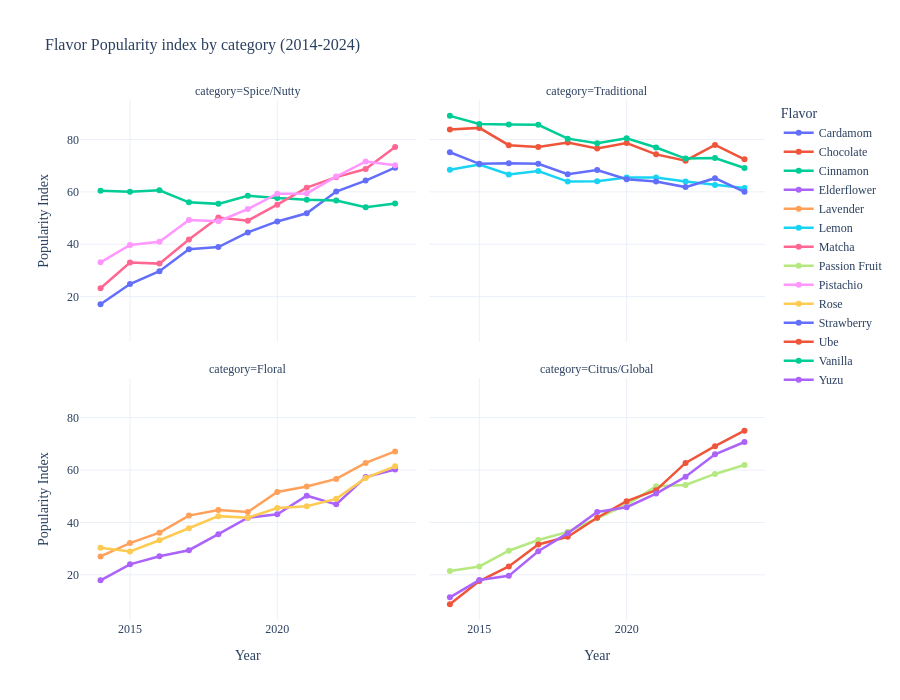

Notebook code for this chart:
### Markdown cell above
### 5. Interactive Time-Series - Filet by Category

### Code cell
fig = px.line(
    df, x='year', y='popularity_index',
    color='flavor', facet_col='category',
    facet_col_wrap=2,
    markers=True,
    title='Flavor Popularity index by category (2014-2024)',
    labels={'popularity_index': 'Popularity Index', 'year': 'Year'},
    hover_data={'yoy_pct': True, 'category': False},
    template='plotly_white',
    height=700,
)
fig.update_traces(line=dict(width=2.5))
fig.update_layout(
    font_family= 'Georgia',
    title_font_size = 16,
    legend_title ='Flavor',
    hoverlabel=dict(bgcolor='white', font_size=12),
)

fig.show()

### Figure 1 — Plotly figure (JSON) as saved in the notebook; plotly's stock layout.template omitted (floating-point values rounded to 4 significant figures)
{"data": [{"customdata": [[null, "Spice/Nutty"], [45.03, "Spice/Nutty"], [19.76, "Spice/Nutty"], [28.28, "Spice/Nutty"], [2.1, "Spice/Nutty"], [14.4, "Spice/Nutty"], [9.44, "Spice/Nutty"], [6.37, "Spice/Nutty"], [16.02, "Spice/Nutty"], [6.99, "Spice/Nutty"], [7.62, "Spice/Nutty"]], "hovertemplate": "flavor=Cardamom<br>Year=%{x}<br>Popularity Index=%{y}<br>yoy_pct=%{customdata[0]}<extra></extra>", "legendgroup": "Cardamom", "line": {"color": "#636efa", "dash": "solid", "width": 2.5}, "marker": {"symbol": "circle"}, "mode": "lines+markers", "name": "Cardamom", "orientation": "v", "showlegend": true, "type": "scatter", "x": [2014, 2015, 2016, 2017, 2018, 2019, 2020, 2021, 2022, 2023, 2024], "xaxis": "x3", "y": [17.1, 24.8, 29.7, 38.1, 38.9, 44.5, 48.7, 51.8, 60.1, 64.3, 69.2], "yaxis": "y3"}, {"customdata": [[null, "Traditional"], [0.72, "Traditional"], [-7.82, "Traditional"], [-0.9, "Traditional"], [2.2, "Traditional"], [-2.92, "Traditional"], [2.75, "Traditional"], [-5.47, "Traditional"], [-3.23, "Traditional"], [8.34, "Traditional"], [-7.06, "Traditional"]], "hovertemplate": "flavor=Chocolate<br>Year=%{x}<br>Popularity Index=%{y}<br>yoy_pct=%{customdata[0]}<extra></extra>", "legendgroup": "Chocolate", "line": {"color": "#EF553B", "dash": "solid", "width": 2.5}, "marker": {"symbol": "circle"}, "mode": "lines+markers", "name": "Chocolate", "orientation": "v", "showlegend": true, "type": "scatter", "x": [2014, 2015, 2016, 2017, 2018, 2019, 2020, 2021, 2022, 2023, 2024], "xaxis": "x4", "y": [83.8, 84.4, 77.8, 77.1, 78.8, 76.5, 78.6, 74.3, 71.9, 77.9, 72.4], "yaxis": "y4"}, {"customdata": [[null, "Spice/Nutty"], [-0.66, "Spice/Nutty"], [1, "Spice/Nutty"], [-7.59, "Spice/Nutty"], [-1.07, "Spice/Nutty"], [5.6, "Spice/Nutty"], [-1.54, "Spice/Nutty"], [-1.04, "Spice/Nutty"], [-0.53, "Spice/Nutty"], [-4.59, "Spice/Nutty"], [2.59, "Spice/Nutty"]], "hovertemplate": "flavor=Cinnamon<br>Year=%{x}<br>Popularity Index=%{y}<br>yoy_pct=%{customdata[0]}<extra></extra>", "legendgroup": "Cinnamon", "line": {"color": "#00cc96", "dash": "solid", "width": 2.5}, "marker": {"symbol": "circle"}, "mode": "lines+markers", "name": "Cinnamon", "orientation": "v", "showlegend": true, "type": "scatter", "x": [2014, 2015, 2016, 2017, 2018, 2019, 2020, 2021, 2022, 2023, 2024], "xaxis": "x3", "y": [60.4, 60.0, 60.6, 56.0, 55.4, 58.5, 57.6, 57.0, 56.7, 54.1, 55.5], "yaxis": "y3"}, {"customdata": [[null, "Floral"], [34.08, "Floral"], [12.92, "Floral"], [8.49, "Floral"], [20.75, "Floral"], [17.75, "Floral"], [3.11, "Floral"], [16.47, "Floral"], [-6.57, "Floral"], [22.17, "Floral"], [5.06, "Floral"]], "hovertemplate": "flavor=Elderflower<br>Year=%{x}<br>Popularity Index=%{y}<br>yoy_pct=%{customdata[0]}<extra></extra>", "legendgroup": "Elderflower", "line": {"color": "#ab63fa", "dash": "solid", "width": 2.5}, "marker": {"symbol": "circle"}, "mode": "lines+markers", "name": "Elderflower", "orientation": "v", "showlegend": true, "type": "scatter", "x": [2014, 2015, 2016, 2017, 2018, 2019, 2020, 2021, 2022, 2023, 2024], "xaxis": "x", "y": [17.9, 24.0, 27.1, 29.4, 35.5, 41.8, 43.1, 50.2, 46.9, 57.3, 60.2], "yaxis": "y"}, {"customdata": [[null, "Floral"], [18.89, "Floral"], [12.46, "Floral"], [18.01, "Floral"], [4.93, "Floral"], [-1.57, "Floral"], [17.27, "Floral"], [4.07, "Floral"], [5.4, "Floral"], [10.78, "Floral"], [7.02, "Floral"]], "hovertemplate": "flavor=Lavender<br>Year=%{x}<br>Popularity Index=%{y}<br>yoy_pct=%{customdata[0]}<extra></extra>", "legendgroup": "Lavender", "line": {"color": "#FFA15A", "dash": "solid", "width": 2.5}, "marker": {"symbol": "circle"}, "mode": "lines+markers", "name": "Lavender", "orientation": "v", "showlegend": true, "type": "scatter", "x": [2014, 2015, 2016, 2017, 2018, 2019, 2020, 2021, 2022, 2023, 2024], "xaxis": "x", "y": [27.0, 32.1, 36.1, 42.6, 44.7, 44.0, 51.6, 53.7, 56.6, 62.7, 67.1], "yaxis": "y"}, {"customdata": [[null, "Traditional"], [2.92, "Traditional"], [-5.4, "Traditional"], [1.95, "Traditional"], [-5.89, "Traditional"], [0.16, "Traditional"], [2.34, "Traditional"], [0, "Traditional"], [-2.44, "Traditional"], [-2.03, "Traditional"], [-1.76, "Traditional"]], "hovertemplate": "flavor=Lemon<br>Year=%{x}<br>Popularity Index=%{y}<br>yoy_pct=%{customdata[0]}<extra></extra>", "legendgroup": "Lemon", "line": {"color": "#19d3f3", "dash": "solid", "width": 2.5}, "marker": {"symbol": "circle"}, "mode": "lines+markers", "name": "Lemon", "orientation": "v", "showlegend": true, "type": "scatter", "x": [2014, 2015, 2016, 2017, 2018, 2019, 2020, 2021, 2022, 2023, 2024], "xaxis": "x4", "y": [68.4, 70.4, 66.6, 67.9, 63.9, 64.0, 65.5, 65.5, 63.9, 62.6, 61.5], "yaxis": "y4"}, {"customdata": [[null, "Spice/Nutty"], [42.24, "Spice/Nutty"], [-1.21, "Spice/Nutty"], [28.22, "Spice/Nutty"], [20.1, "Spice/Nutty"], [-2.39, "Spice/Nutty"], [12.45, "Spice/Nutty"], [11.8, "Spice/Nutty"], [6.49, "Spice/Nutty"], [4.73, "Spice/Nutty"], [12.23, "Spice/Nutty"]], "hovertemplate": "flavor=Matcha<br>Year=%{x}<br>Popularity Index=%{y}<br>yoy_pct=%{customdata[0]}<extra></extra>", "legendgroup": "Matcha", "line": {"color": "#FF6692", "dash": "solid", "width": 2.5}, "marker": {"symbol": "circle"}, "mode": "lines+markers", "name": "Matcha", "orientation": "v", "showlegend": true, "type": "scatter", "x": [2014, 2015, 2016, 2017, 2018, 2019, 2020, 2021, 2022, 2023, 2024], "xaxis": "x3", "y": [23.2, 33.0, 32.6, 41.8, 50.2, 49.0, 55.1, 61.6, 65.6, 68.7, 77.1], "yaxis": "y3"}, {"customdata": [[null, "Citrus/Global"], [7.91, "Citrus/Global"], [25.86, "Citrus/Global"], [14.04, "Citrus/Global"], [9.31, "Citrus/Global"], [14.56, "Citrus/Global"], [12.23, "Citrus/Global"], [14.96, "Citrus/Global"], [0.93, "Citrus/Global"], [7.73, "Citrus/Global"], [5.81, "Citrus/Global"]], "hovertemplate": "flavor=Passion Fruit<br>Year=%{x}<br>Popularity Index=%{y}<br>yoy_pct=%{customdata[0]}<extra></extra>", "legendgroup": "Passion Fruit", "line": {"color": "#B6E880", "dash": "solid", "width": 2.5}, "marker": {"symbol": "circle"}, "mode": "lines+markers", "name": "Passion Fruit", "orientation": "v", "showlegend": true, "type": "scatter", "x": [2014, 2015, 2016, 2017, 2018, 2019, 2020, 2021, 2022, 2023, 2024], "xaxis": "x2", "y": [21.5, 23.2, 29.2, 33.3, 36.4, 41.7, 46.8, 53.8, 54.3, 58.5, 61.9], "yaxis": "y2"}, {"customdata": [[null, "Spice/Nutty"], [19.94, "Spice/Nutty"], [3.02, "Spice/Nutty"], [20.29, "Spice/Nutty"], [-0.81, "Spice/Nutty"], [9.43, "Spice/Nutty"], [11.05, "Spice/Nutty"], [0.17, "Spice/Nutty"], [10.77, "Spice/Nutty"], [8.81, "Spice/Nutty"], [-2.09, "Spice/Nutty"]], "hovertemplate": "flavor=Pistachio<br>Year=%{x}<br>Popularity Index=%{y}<br>yoy_pct=%{customdata[0]}<extra></extra>", "legendgroup": "Pistachio", "line": {"color": "#FF97FF", "dash": "solid", "width": 2.5}, "marker": {"symbol": "circle"}, "mode": "lines+markers", "name": "Pistachio", "orientation": "v", "showlegend": true, "type": "scatter", "x": [2014, 2015, 2016, 2017, 2018, 2019, 2020, 2021, 2022, 2023, 2024], "xaxis": "x3", "y": [33.1, 39.7, 40.9, 49.2, 48.8, 53.4, 59.3, 59.4, 65.8, 71.6, 70.1], "yaxis": "y3"}, {"customdata": [[null, "Floral"], [-4.62, "Floral"], [14.88, "Floral"], [13.86, "Floral"], [12.17, "Floral"], [-1.42, "Floral"], [8.85, "Floral"], [1.54, "Floral"], [6.06, "Floral"], [16.33, "Floral"], [7.72, "Floral"]], "hovertemplate": "flavor=Rose<br>Year=%{x}<br>Popularity Index=%{y}<br>yoy_pct=%{customdata[0]}<extra></extra>", "legendgroup": "Rose", "line": {"color": "#FECB52", "dash": "solid", "width": 2.5}, "marker": {"symbol": "circle"}, "mode": "lines+markers", "name": "Rose", "orientation": "v", "showlegend": true, "type": "scatter", "x": [2014, 2015, 2016, 2017, 2018, 2019, 2020, 2021, 2022, 2023, 2024], "xaxis": "x", "y": [30.3, 28.9, 33.2, 37.8, 42.4, 41.8, 45.5, 46.2, 49.0, 57.0, 61.4], "yaxis": "y"}, {"customdata": [[null, "Traditional"], [-5.86, "Traditional"], [0.28, "Traditional"], [-0.28, "Traditional"], [-5.66, "Traditional"], [2.4, "Traditional"], [-5.12, "Traditional"], [-1.39, "Traditional"], [-3.29, "Traditional"], [5.5, "Traditional"], [-7.98, "Traditional"]], "hovertemplate": "flavor=Strawberry<br>Year=%{x}<br>Popularity Index=%{y}<br>yoy_pct=%{customdata[0]}<extra></extra>", "legendgroup": "Strawberry", "line": {"color": "#636efa", "dash": "solid", "width": 2.5}, "marker": {"symbol": "circle"}, "mode": "lines+markers", "name": "Strawberry", "orientation": "v", "showlegend": true, "type": "scatter", "x": [2014, 2015, 2016, 2017, 2018, 2019, 2020, 2021, 2022, 2023, 2024], "xaxis": "x4", "y": [75.1, 70.7, 70.9, 70.7, 66.7, 68.3, 64.8, 63.9, 61.8, 65.2, 60.0], "yaxis": "y4"}, {"customdata": [[null, "Citrus/Global"], [100, "Citrus/Global"], [31.82, "Citrus/Global"], [36.21, "Citrus/Global"], [9.18, "Citrus/Global"], [21.16, "Citrus/Global"], [15.07, "Citrus/Global"], [8.73, "Citrus/Global"], [19.89, "Citrus/Global"], [10.21, "Citrus/Global"], [8.54, "Citrus/Global"]], "hovertemplate": "flavor=Ube<br>Year=%{x}<br>Popularity Index=%{y}<br>yoy_pct=%{customdata[0]}<extra></extra>", "legendgroup": "Ube", "line": {"color": "#EF553B", "dash": "solid", "width": 2.5}, "marker": {"symbol": "circle"}, "mode": "lines+markers", "name": "Ube", "orientation": "v", "showlegend": true, "type": "scatter", "x": [2014, 2015, 2016, 2017, 2018, 2019, 2020, 2021, 2022, 2023, 2024], "xaxis": "x2", "y": [8.8, 17.6, 23.2, 31.6, 34.5, 41.8, 48.1, 52.3, 62.7, 69.1, 75.0], "yaxis": "y2"}, {"customdata": [[null, "Traditional"], [-3.48, "Traditional"], [-0.23, "Traditional"], [-0.12, "Traditional"], [-6.19, "Traditional"], [-2.24, "Traditional"], [2.42, "Traditional"], [-4.35, "Traditional"], [-5.46, "Traditional"], [0.28, "Traditional"], [-5.21, "Traditional"]], "hovertemplate": "flavor=Vanilla<br>Year=%{x}<br>Popularity Index=%{y}<br>yoy_pct=%{customdata[0]}<extra></extra>", "legendgroup": "Vanilla", "line": {"color": "#00cc96", "dash": "solid", "width": 2.5}, "marker": {"symbol": "circle"}, "mode": "lines+markers", "name": "Vanilla", "orientation": "v", "showlegend": true, "type": "scatter", "x": [2014, 2015, 2016, 2017, 2018, 2019, 2020, 2021, 2022, 2023, 2024], "xaxis": "x4", "y": [89.0, 85.9, 85.7, 85.6, 80.3, 78.5, 80.4, 76.9, 72.7, 72.9, 69.1], "yaxis": "y4"}, {"customdata": [[null, "Citrus/Global"], [57.89, "Citrus/Global"], [8.89, "Citrus/Global"], [47.96, "Citrus/Global"], [23.79, "Citrus/Global"], [22.56, "Citrus/Global"], [4.09, "Citrus/Global"], [11.35, "Citrus/Global"], [12.55, "Citrus/Global"], [14.98, "Citrus/Global"], [7.12, "Citrus/Global"]], "hovertemplate": "flavor=Yuzu<br>Year=%{x}<br>Popularity Index=%{y}<br>yoy_pct=%{customdata[0]}<extra></extra>", "legendgroup": "Yuzu", "line": {"color": "#ab63fa", "dash": "solid", "width": 2.5}, "marker": {"symbol": "circle"}, "mode": "lines+markers", "name": "Yuzu", "orientation": "v", "showlegend": true, "type": "scatter", "x": [2014, 2015, 2016, 2017, 2018, 2019, 2020, 2021, 2022, 2023, 2024], "xaxis": "x2", "y": [11.4, 18.0, 19.6, 29.0, 35.9, 44.0, 45.8, 51.0, 57.4, 66.0, 70.7], "yaxis": "y2"}], "layout": {"annotations": [{"font": {}, "showarrow": false, "text": "category=Floral", "x": 0.245, "xanchor": "center", "xref": "paper", "y": 0.465, "yanchor": "bottom", "yref": "paper"}, {"font": {}, "showarrow": false, "text": "category=Citrus/Global", "x": 0.755, "xanchor": "center", "xref": "paper", "y": 0.465, "yanchor": "bottom", "yref": "paper"}, {"font": {}, "showarrow": false, "text": "category=Spice/Nutty", "x": 0.245, "xanchor": "center", "xref": "paper", "y": 1.0, "yanchor": "bottom", "yref": "paper"}, {"font": {}, "showarrow": false, "text": "category=Traditional", "x": 0.755, "xanchor": "center", "xref": "paper", "y": 1.0, "yanchor": "bottom", "yref": "paper"}], "font": {"family": "Georgia"}, "height": 700, "hoverlabel": {"bgcolor": "white", "font": {"size": 12}}, "legend": {"title": {"text": "Flavor"}, "tracegroupgap": 0}, "title": {"font": {"size": 16}, "text": "Flavor Popularity index by category (2014-2024)"}, "xaxis": {"anchor": "y", "domain": [0, 0.49], "title": {"text": "Year"}}, "xaxis2": {"anchor": "y2", "domain": [0.51, 1], "matches": "x", "title": {"text": "Year"}}, "xaxis3": {"anchor": "y3", "domain": [0, 0.49], "matches": "x", "showticklabels": false}, "xaxis4": {"anchor": "y4", "domain": [0.51, 1], "matches": "x", "showticklabels": false}, "yaxis": {"anchor": "x", "domain": [0, 0.465], "title": {"text": "Popularity Index"}}, "yaxis2": {"anchor": "x2", "domain": [0, 0.465], "matches": "y", "showticklabels": false}, "yaxis3": {"anchor": "x3", "domain": [0.535, 1.0], "matches": "y", "title": {"text": "Popularity Index"}}, "yaxis4": {"anchor": "x4", "domain": [0.535, 1.0], "matches": "y", "showticklabels": false}}}
